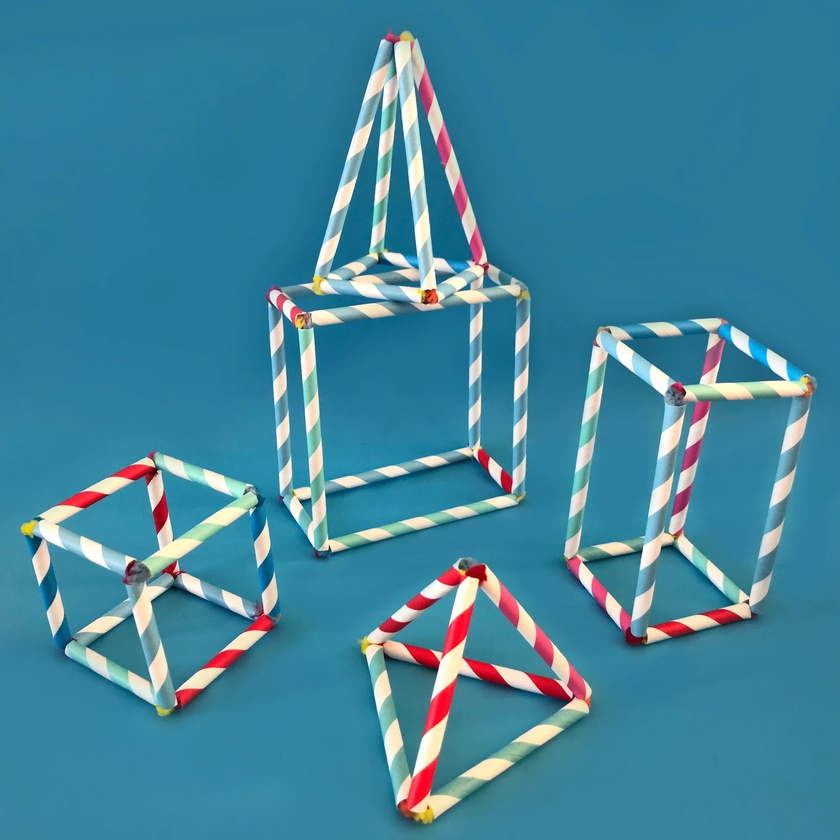
#> input picture Year3/Computer_Vision- Lab/Week5/img.jpg, 840 x 840 px, shrunk from 2000 x 2000 before the run
$ python -i L6Q3.py   (imports and definitions only)   (older library calls are emulated)
#> lines starting #> are read from the running program, lines starting #| are printed output that depends on the picture
import numpy as np
import cv2
import streamlit as st
from PIL import Image

def compute_gradients(image):
    """Compute gradients using Sobel operators."""
    sobel_x = cv2.Sobel(image, cv2.CV_64F, 1, 0, ksize=3)
    sobel_y = cv2.Sobel(image, cv2.CV_64F, 0, 1, ksize=3)
    magnitude = np.sqrt(sobel_x**2 + sobel_y**2)
    orientation = np.arctan2(sobel_y, sobel_x) * (180 / np.pi) % 180
    return magnitude, orientation

def compute_histogram(magnitude, orientation, cell_size=8):
    """Compute histogram of oriented gradients for each cell."""
    num_cells_y, num_cells_x = magnitude.shape[0] // cell_size, magnitude.shape[1] // cell_size
    histogram = np.zeros((num_cells_y, num_cells_x, 9))  # 9 bins for 0-180 degrees

    for y in range(num_cells_y):
        for x in range(num_cells_x):
            cell_mag = magnitude[y*cell_size:(y+1)*cell_size, x*cell_size:(x+1)*cell_size]
            cell_ori = orientation[y*cell_size:(y+1)*cell_size, x*cell_size:(x+1)*cell_size]
            for bin in range(9):
                lower_bound = bin * 20
                upper_bound = (bin + 1) * 20
                # Bin edges for orientation
                mask = (cell_ori >= lower_bound) & (cell_ori < upper_bound)
                histogram[y, x, bin] = np.sum(cell_mag[mask])
    return histogram

def normalize_block(histogram, block_size=2):
    """Normalize the histogram for each block."""
    num_blocks_y, num_blocks_x = histogram.shape[0] - block_size + 1, histogram.shape[1] - block_size + 1
    normalized_blocks = np.zeros((num_blocks_y, num_blocks_x, block_size*block_size*9))

    for y in range(num_blocks_y):
        for x in range(num_blocks_x):
            block = histogram[y:y+block_size, x:x+block_size].flatten()
            norm = np.sqrt(np.sum(block**2) + 1e-6)
            normalized_blocks[y, x] = block / norm
    return normalized_blocks

def extract_hog_features(image, cell_size=8, block_size=2):
    """Extract HOG features from the image."""
    image_gray = cv2.cvtColor(image, cv2.COLOR_BGR2GRAY)
    magnitude, orientation = compute_gradients(image_gray)
    histogram = compute_histogram(magnitude, orientation, cell_size)
    normalized_features = normalize_block(histogram, block_size)
    return normalized_features

# [51 lines left out: functions visualize_hog, main, not called in this run]

# [2 lines not run here, left out]

>>> import cv2
>>> picture = cv2.imread('img.jpg')
#> picture is the input picture: shape (840, 840, 3); mean B, G, R 155.8, 132.5, 65.7
>>> result = extract_hog_features(picture)
#> in extract_hog_features, `image_gray = cv2.cvtColor(image, cv2.COLOR_BGR2GRAY)`:
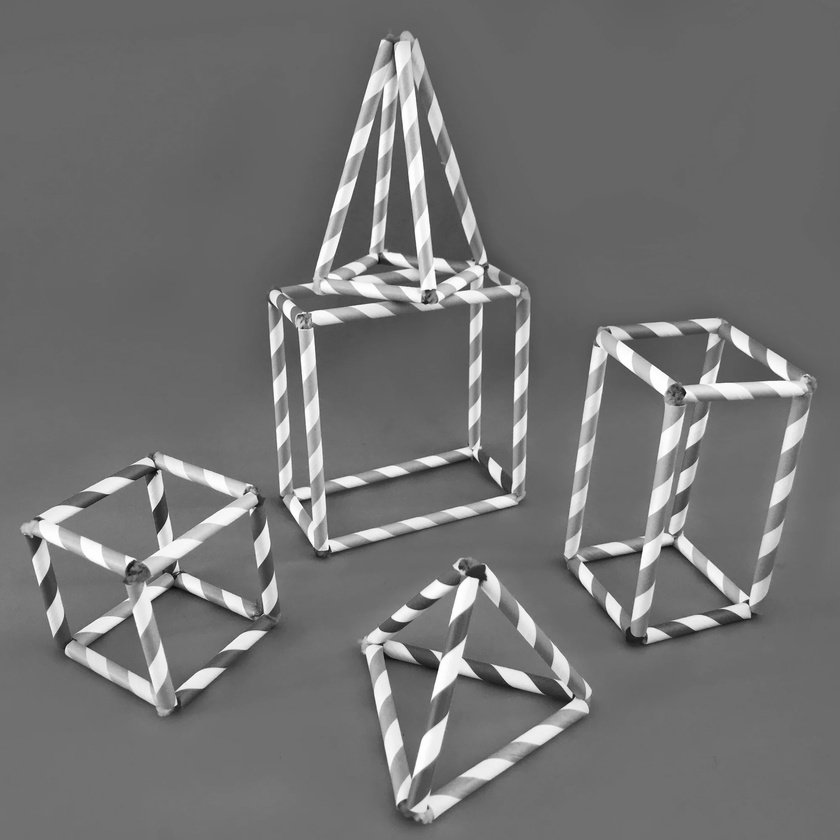
#> image_gray: shape (840, 840); min 7, max 255, mean 115.2
#> in compute_gradients, `sobel_x = cv2.Sobel(image, cv2.CV_64F, 1, 0, ksize=3)`:
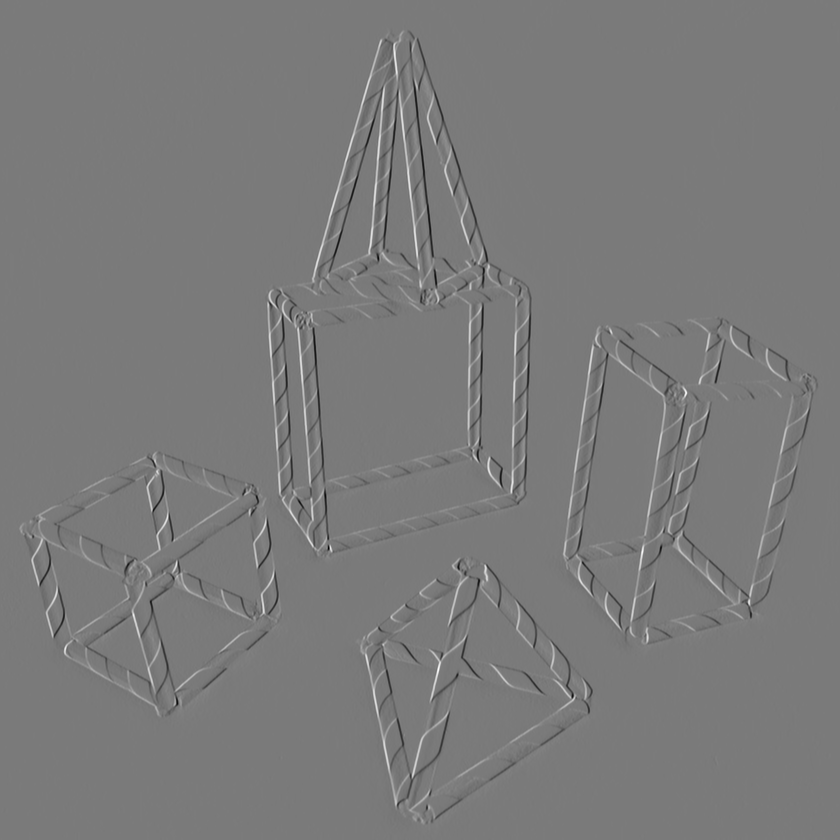
#> sobel_x: shape (840, 840) float64; min -865, max 933, mean 0; drawn with min black and max white
#> in compute_gradients, `sobel_y = cv2.Sobel(image, cv2.CV_64F, 0, 1, ksize=3)`:
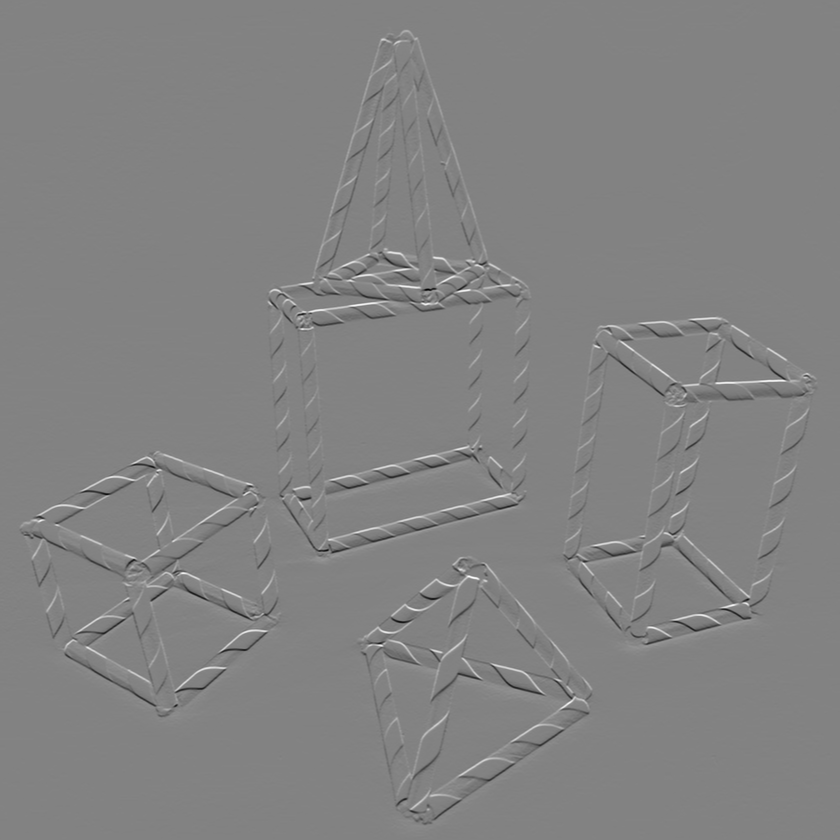
#> sobel_y: shape (840, 840) float64; min -821, max 782, mean 0.1; drawn with min black and max white
#> in compute_gradients, `magnitude = np.sqrt(sobel_x**2 + sobel_y**2)`:
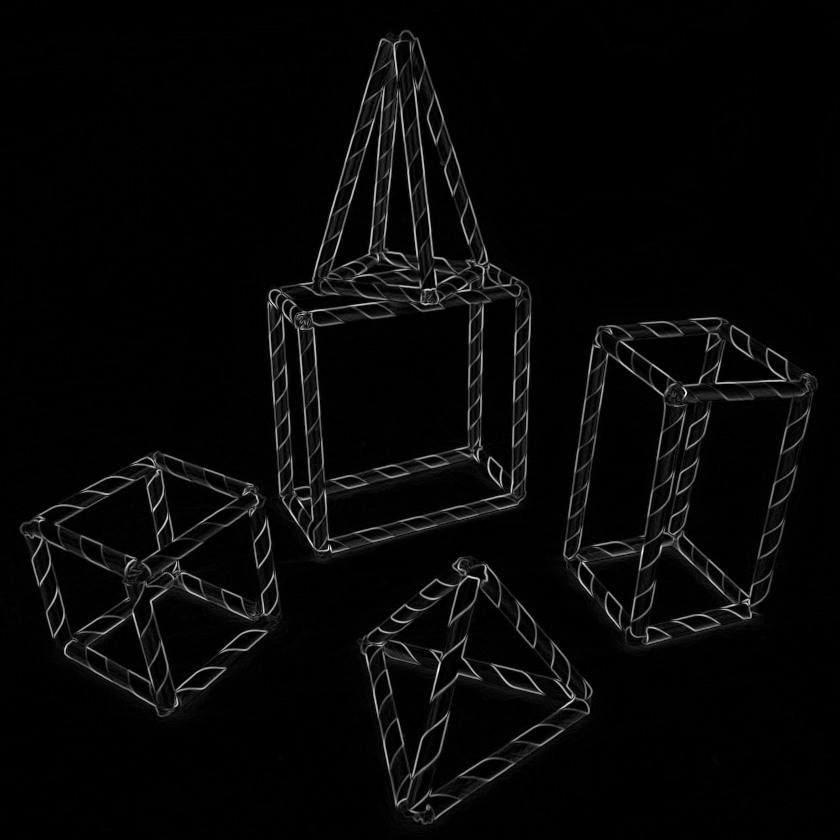
#> magnitude: shape (840, 840) float64; min 0, max 949.3, mean 28; drawn with min black and max white
#> in compute_gradients, `orientation = np.arctan2(sobel_y, sobel_x) * (180 / np.pi) % 180`:
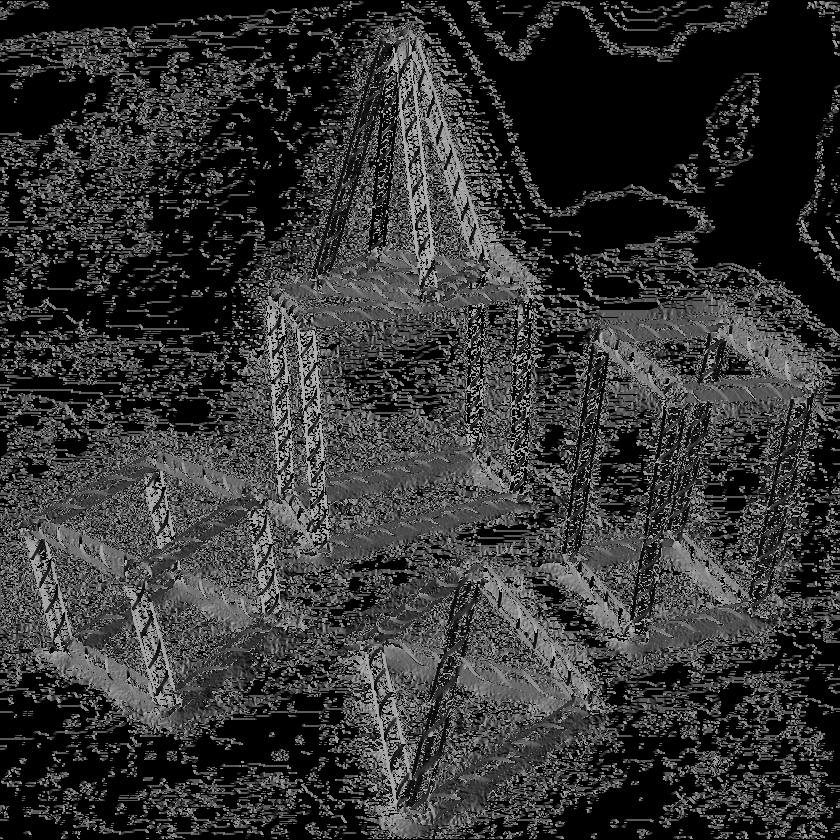
#> orientation: shape (840, 840) float64; min 0, max 179.9, mean 51.9
